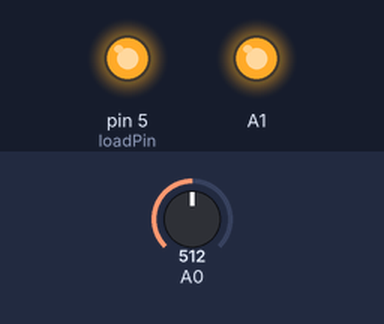
The sketch below on a simulated Arduino Uno, built with avr-gcc and run on an emulated ATmega328P. On the bench: output pins drawn as LEDs (lit = HIGH). Wiring (inferred from the names in the program): DS1307 clock at I2C address 0x68. The test bench sets the inputs (shaded band); at power-on: A0 = 512. The local clock reads 2024-03-15 10:24:30 at power-on unless the sketch sets it; pins used as bus, display or sensor lines are not drawn.

Above: at 1.2 s.
1.3 s: A0 set to 33
2.8 s: A0 set to 26
At 3.39 s:
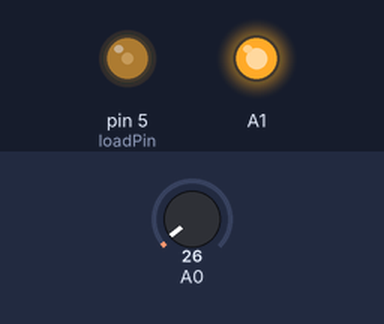
Timing chart, 0 to 11.8 s (numbered marks = the images above; inputs shaded):
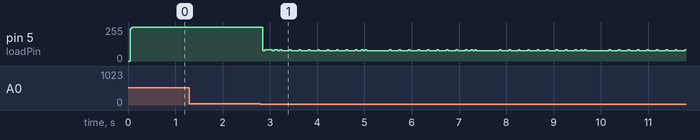

The sketch:

IV18.ino
```cpp
#include <Arduino.h>

#include <Wire.h>
#include <Time.h>
#define DS1307_ADDRESS 0x68
#define  dataPin  11
#define  clockPin 13
#define  loadPin  5

byte zero = 0x00;
const byte segFont[] ={B00111111, B00000110, B01011011, B01001111,B01100110, B01101101, B01111100, B00000111,B01111111, B01100111, B01000000, B00000000};

int lastsecond = 0;

byte bChars[10] ;
int dChars[10] ;

byte seconds;
byte hours;
byte minutes;
int weekDay ; //0-6 -> sunday - Saturday
  int monthDay ;
  int months ;
  int years ;


void setup()
{
  pinMode(loadPin, OUTPUT);
  pinMode(clockPin, OUTPUT);
  pinMode(dataPin, OUTPUT);
  pinMode(A1, OUTPUT);
  digitalWrite(A1,HIGH);
  Serial.begin(9600);
  Wire.begin();
  timetoIV18(12,75,34);
  printDate();
  RefreshIV18();

}
int flag =0;
void loop(){
if(analogRead(A0)>55){
    flag =1;
}
while (flag){
  delay(100);
  if(analogRead(A0)<30){
        flag =0;
  }

}

  printDate();
//  datetoIV18(years,months,monthDay);
//for(int j=0;j<=1000;j++){
//RefreshIV18();
//}
 // printDate();
     timetoIV18(hours,minutes,seconds);
  //  for(int j=0;j<=1000;j++){
     RefreshIV18();
    // }


}
void serialEvent(){
int answer = Serial.read();
if (answer=='S'){
  Serial.read();
  setTime();
}
}

void setTime() {
  Serial.read();
  Serial.println("Please enter the current year, 00-99. - ");

  byte yearsett = readByteq();
  Serial.println("Please enter the current month, 1-12. - ");
  byte monthset = readByteq();
  //Serial.println(months[monthset-1]);
  Serial.println("Please enter the current day of the month, 1-31. - ");
  byte monthdayset = readByteq();
  //Serial.println(monthday);
  Serial.println("Please enter the current day of the week, 1-7.");
  Serial.println("1 Sun | 2 Mon | 3 Tues | 4 Weds | 5 Thu | 6 Fri | 7 Sat - ");
  byte weekdayset = readByteq();
  //Serial.println(days[weekday-1]);
  Serial.println("Please enter the current hour in 24hr format, 0-23. - ");
  byte hourset = readByteq();
  //Serial.println(hour);
  Serial.println("Please enter the current minute, 0-59. - ");
  byte minuteset = readByteq();
  //Serial.println(minute);
  Serial.println("Please enter the current second, 0-59. - ");
  byte secondset = readByteq();
  Serial.println("The data has been entered.");

  // The following codes transmits the data to the RTC
  Wire.beginTransmission(0x68);
  Wire.write(byte(0));
  Wire.write(decToBcd(secondset));
  Wire.write(decToBcd(minuteset));
  Wire.write(decToBcd(hourset));
  Wire.write(decToBcd(weekdayset));
  Wire.write(decToBcd(monthdayset));
  Wire.write(decToBcd(monthset));
  Wire.write(decToBcd(yearsett));
  Wire.write(byte(0));
  Wire.endTransmission();
  // Ends transmission of data
}


byte readByteq() {
  while (!Serial.available()) delay(10);
  byte reading = 0;
  byte incomingByte = Serial.read();
  while (incomingByte != '\n') {
    if (incomingByte >= '0' && incomingByte <= '9')
      reading = reading * 10 + (incomingByte - '0');
    else;
    incomingByte = Serial.read();
  }
  Serial.flush();
  return reading;
}
void RefreshIV18()
{
  for (int count = 1;count<=9;count++){

    long data=0;
    data = segFont[bChars[count]];
    bitSet(data,17-count);
    if (dChars[count] == 1){
      bitSet(data,7);
    }
    digitalWrite(loadPin, LOW);
  //Shiftin 20 bits
  for(byte i=0; i<20; i++)
  {
    //clockPin LOW
    digitalWrite(clockPin, LOW);
    //datapin bit to 1 OR 0
    digitalWrite(dataPin,bitRead(data, i));
    //Set clockPin HIGH
    digitalWrite(clockPin, HIGH);
  }

  digitalWrite(loadPin, HIGH);

}
}

byte bcdToDec(byte val)  {
// Convert binary coded decimal to normal decimal numbers
return ( (val/16*10) + (val%16) );
}


void timetoIV18(byte h,byte m,byte s)
{
  memset(bChars,0,sizeof(dChars));
  memset(dChars,0,sizeof(bChars));
  bChars[7]=h % 10;
  bChars[8]=h / 10;
  bChars[6]=11;
  dChars[6]=1;

  bChars[4]=m % 10;
  bChars[5]=m / 10;
 bChars[3]=11;
  dChars[3]=1;

  bChars[1]=s % 10;
  bChars[2]=s / 10;


}
void datetoIV18(int yy,int mm,int dd)
{
  memset(dChars,0,sizeof(dChars));
  memset(bChars,0,sizeof(bChars));

  bChars[8]=yy/10;
  bChars[7]=yy%10;

  bChars[6]=10;

  bChars[5]=mm/10;
  bChars[4]=mm%10;

  bChars[3]=10;

  bChars[2]=dd / 10;
  bChars[1]=dd % 10;

}


byte decToBcd(byte val){
// Convert normal decimal numbers to binary coded decimal
return ( (val/10*16) + (val%10) );
}

void printDate(){
  Wire.beginTransmission(DS1307_ADDRESS);
  Wire.write(zero);
  Wire.endTransmission();

  Wire.requestFrom(DS1307_ADDRESS, 7);

  seconds = bcdToDec(Wire.read());
  minutes = bcdToDec(Wire.read());
  hours = bcdToDec(Wire.read() & 0b111111); //24 hour time

   weekDay = bcdToDec(Wire.read()); //0-6 -> sunday - Saturday
  monthDay = bcdToDec(Wire.read());
  months = bcdToDec(Wire.read());
   years = bcdToDec(Wire.read());
/*
  //print the date EG   3/1/11 23:59:59
  Serial.print(months);
  Serial.print("/");
  Serial.print(monthDay);
  Serial.print("/");
  Serial.print(years);
  Serial.print(" ");
  Serial.print(hours);
  Serial.print(":");
  Serial.print(minutes);
  Serial.print(":");
  Serial.println(seconds);
  */
}
```

Measured:
- the behaviour switches between 30 and 29 on A0 (found by bisection; images 0 and 1)
- after the input at 1.3 s, every drawn part: stays the same
